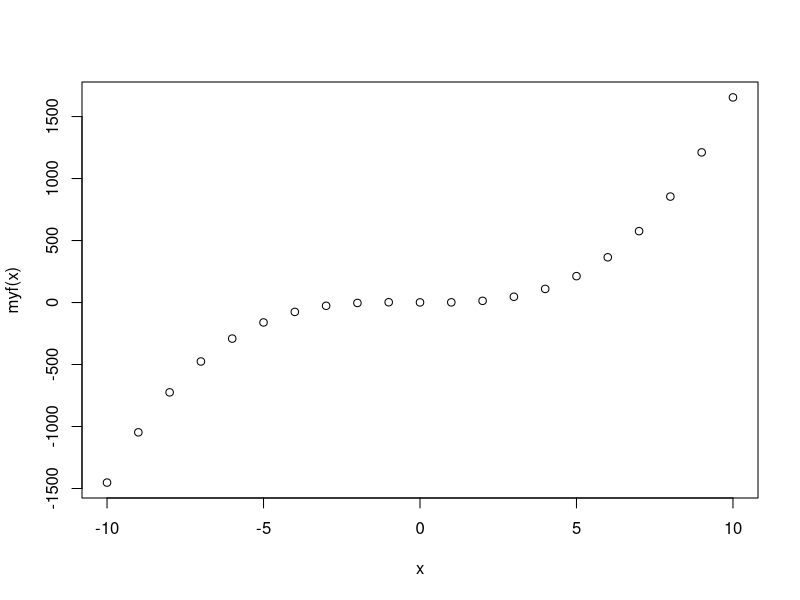

Write the R code that produced this figure. (Note: this script raises an error after producing the figure.)
## ---- chunk 1
1 + 1
## ---- chunk 2
"Go Jacks"
## ---- chunk 3
3 < 4
## ---- chunk 4
2 + 2 == 5
## ---- chunk 5
T == TRUE
## ---- chunk 6
x = 42
## ---- chunk 7
x <- 42
## ---- chunk 8
x / 2
log(x)
x^2
sqrt(x)
x > 1
## ---- chunk 9
x <- "Go Jacks!"
## ---- chunk 10
x
## ---- chunk 11
x <- TRUE
## ---- chunk 12
sum(1, 3, 5)
## ---- chunk 13
rep("Yo ho!", times = 3)
## ---- chunk 14
x <- 5
1.57345 * x ^ 3 + x ^ 2 - 2 * x + 1
## ---- chunk 15
myf <- function(x) {
       y = 1.57345 * x ^ 3 + x ^ 2 - 2 * x + 1
       return(y)
}
## ---- chunk 16
myf(5)  # or myf(x = 5)
## ---- chunk 17
x <- - 10 : 10  # x now is a vector  with 21 numbers -10, -9, … 10
myf(x) 
plot(x, myf(x))  # see plot on the right.
## ---- chunk 18
#counts the number of even intergers in vec
evencount <- function(vec) {
  k <- 0 # assign o to i      #assign 0 to a count varialbe k
  for (i in vec) {            #set i to vec[1],vec[2],...
    if (i %% 2 == 0) k <- k+1 # test if i is an even or odd number. %% is the modulo operator
  }
  return(k)                   #print the computed value of k
}
## ---- chunk 19
x=c(2, 5, 7, 8, 14, 12, 8, 3) #a vector
evencount(x)           #Call the function evencount(). 
## ---- chunk 20
myfun.globle <- function (x){
  return(x - 2 * y)
  y <- 1
}
myfun.globle(8)    # set x=8, and do the calculation: 8-2*y = 8-2*(1)=6
## ---- chunk 21
y
## ---- chunk 22
myfun.globle2 <- function (x, y = 1){ #y is set as 1 within the function by default.
  return(x - 2 * y)
 }
myfun.globle2(8)    #8-2*y = 8-2*(1)=6
## ---- chunk 23
fun1 <- function(x){
  k <- 0
  for (n in x) { 
    if (n < 0) k <- k + 1
  } 
  return(k/length(x))
}
x = rnorm(50)
y = rnorm(5000)
fun1(x)
fun1(y)
## ---- chunk 24
? sum 
## ---- chunk 25
example(min)
## ---- chunk 26
min(5:1, pi)  # -> one number
## ---- chunk 27
example(boxplot)  # bring example of boxplot
## ---- chunk 28
max(1, 3, 5)  # return the maximum value of a vector
## ---- chunk 29
x <- c(5, 2, 22, 11, 5)
x
## ---- chunk 30
c(1, TRUE, "three")
## ---- chunk 31
5:9
## ---- chunk 32
seq(from = 5, to = 9)
## ---- chunk 33
seq(from = 5, to = 9, by = .5)
## ---- chunk 34
seq(from = 5, to = 9, length = 15)
## ---- chunk 35
x[4]
x[2:4]
## ---- chunk 36
y <- x[2:4]
## ---- chunk 37
y <- x[2:4]; y
## ---- chunk 38
length(x)
## ---- chunk 39
max(x)
min(x)
sum(x)
mean(x)
median(x)
summary(x)
sd(x)
## ---- chunk 40
rank(x)
sort(x)
sort(x, decreasing = T)
## ---- chunk 41
diff(x)
## ---- chunk 42
rev(x)
## ---- chunk 43
log(x)
sqrt(x)
x^2
2*x + 1
## ---- chunk 44
y <- x[-2]
y
## ---- chunk 45
x <- c(5, 2, 22, 11, 5)     
x <- c(x[1:2], 100, x[3:5] )  #add an element 100 to x between elements 8 and 9
x                          #The value 100 is added to the previous vector x 
## ---- chunk 46
length(x)
## ---- chunk 47
x <- c(5, 2, 22, 11, 5) 
c(x, 7)
append(x, 7)
## ---- chunk 48
y <- c()
y
## ---- chunk 49
length(y)
## ---- chunk 50
x <- c(5, 2, 22, 11, 5) 
unique(x)
## ---- chunk 51
x <- c(5, 2, 22, 11, 5)
table(x)
## ---- chunk 52
x <- c(5, 2, 22, 11, 5)
which.max(x)
which.min(x)
## ---- chunk 53
x <- c(5, 2, 22, 11, 5)
which(x == 11)
## ---- chunk 54
x <- c(5, 2, 22, 11, 5)
x^2
## ---- chunk 55
which (x^2 > 100)
## ---- chunk 56
x <- c(5, 2, 22, 11, 5)
sample(x, 3)
## ---- chunk 57
x <- c(5, 2, 22, 11, 5)
names(x) <- c("David", "Breck", "Zach", "Amy", "John")
x
## ---- chunk 58
x["Amy"]
## ---- chunk 59
x <- c(5, 2, 22, 11, 5)
any(x < 10)
## ---- chunk 60
x <- c(5, 2, 22, 11, 5)
any(x < 0)
## ---- chunk 61
x <- c(5, 2, 22, 11, 5)
all(x < 10)
## ---- chunk 62
x <- c(5, 2, 22, 11, 5)
any(x > 0)
## ---- chunk 63
x>10
## ---- chunk 64
x <- c(NA, 2, -4, NA, 9, -1, 5)
x
## ---- chunk 65
y <- x[x < 0]
y
## ---- chunk 66
subset(x, x < 0)
## ---- chunk 67
x <- c(2, -3, 4, -1, -5, 6)
y <- ifelse(x > 0, 'Positive', 'Negative')
y
## ---- chunk 68
x <- c(3, 4, -6, 1, -2)
y <- ifelse (x < 0, abs(x), 2 * x + 1) 
y
## ---- chunk 69
x <- c(5, 2, 22, 11, 5)
y <- c(5, 11, 8)
z <- match(y, x)
z
## ---- chunk 70
is.na(x)
is.na(z)
## ---- chunk 71
sum(z)
## ---- chunk 72
? sum
## ---- chunk 73
sum(z, na.rm = TRUE)
## ---- chunk 74
# build up a vector of numbers greater than 10 in vector vec.x
vec.x <- c(40, 3, 11, 0, 9)
z1 <- NULL
for (i in vec.x) {
  if (i > 10) z1 <- c(z1, i)
}
z1

## ---- chunk 75
length(z1)
## ---- chunk 76
# build up a vector of numbers greater than 10 in vector vec.x
vec.x <- c(40, 3, 11, 0, 9)
z2 <- NA
for (i in vec.x) {
  if (i > 10) z2 <- c(z2, i)
}
z2
## ---- chunk 77
length(z2)
## ---- chunk 78
# Operation between x and a scalar
x <- c(1, 4, 8, 9, 10)
y <- 1
x+y

## ---- chunk 79
x <- c(1, 4, 8, 9, 10)
y <- c(1, 1, 1, 1, 1)
x+y
## ---- chunk 80
# Operation between two vectors with same length
x <- c(1, 4, 8, 9, 10)
y <- c(1, 2, 0, 3, 15)
x+y
## ---- chunk 81
x*y
## ---- chunk 82
x <- c(1, 4, 8, 9, 10)
y <- c(1, 2)
x+y
## ---- chunk 83
x <- c(1, 4, 8, 9, 10)
y <- c(1, 2, 1, 2, 1)
x+y
## ---- chunk 84
x <- seq(1, 20, 0.1)
y <- sqrt(x)
## ---- chunk 85
plot(x, y)
## ---- chunk 86
c(7, 3, 9)
## ---- chunk 87
fishes <- c(7, 3, 9)
fishes
## ---- chunk 88
barplot(fishes)  # see figure 6.1A
## ---- chunk 89
sum(fishes)
## ---- chunk 90
fishes[3]
## ---- chunk 91
fishes[2] <- fishes[2] + 1 
## ---- chunk 92
fishes[2] <- 4
fishes
## ---- chunk 93
fishes2 <- fishes - 1
fishes2
## ---- chunk 94
stolen <- c(0, 3, 4)  # a new vector
fishes2 - stolen
## ---- chunk 95
names(fishes) <- c("Tom", "Jerry", "Mickey")
## ---- chunk 96
fishes
barplot(fishes)   # see figure 6.1B
## ---- chunk 97
knitr::include_graphics("images/img0601_fish.png")
## ---- chunk 98
fishes["Jerry"]
## ---- chunk 99
2 * fishes
## ---- chunk 100
sum(fishes ^ 2)
## ---- chunk 101
x <- as.matrix(iris[1:10, 1:4])
## ---- chunk 102
head(x)
## ---- chunk 103
t(x)
## ---- chunk 104
y <- 2 * x + 5
y
## ---- chunk 105
x + y
x * y
## ---- chunk 106
x > 3
## ---- chunk 107
rowMeans(x)
colMeans(x)
rowSums(x)
colSums(x)
## ---- chunk 108
apply(x, 2, sd)
## ---- chunk 109
apply(x, 1, median)
## ---- chunk 110
heatmap(x, scale = "column", margins = c(10,5))
## ---- chunk 111
y <- list(height = 5, name = "John Doe", BP = c(100, 77))  # a list with 3 components
## ---- chunk 112
y[[3]]
## ---- chunk 113
y$BP
## ---- chunk 114
result <- t.test(rnorm(100), rnorm(100))  # rnorm(100): 100 random number
result  # A list holds all  results of t-test
result$p.value  # This retrieves just the P value
result$estimate  # this returns a vector containing two values
## ---- chunk 115
? t.test
## ---- chunk 116
pvalues <- rep(1, 500)  # define a vector containing 500 numbers, all equal to 1.
for (i in 1:500) {  # Loop: The values of i takes values from 1,2,3, …, 500
     result = t.test(rnorm(100), rnorm(100))    
     pvalues[i] = result$p.value  # P values are stored in the i-th element in the vector
}  
hist(pvalues)  # define
summary(pvalues)   
sum(pvalues < 0.05)  # Count how many P values are less than 0.05. 
## ---- chunk 117
x <- "R is cool"
## ---- chunk 118
nchar(x)
## ---- chunk 119
paste(x, "!!")
## ---- chunk 120
substr(x, 6, 9)
## ---- chunk 121
strsplit(x, " ")
## ---- chunk 122
gsub("R", "Tim", x)
## ---- chunk 123
gsub(" .*", "", x)
## ---- chunk 124
grepl("is", x)
## ---- chunk 125
tolower(x)
toupper(x)
## ---- chunk 126
x <- c("ab", "cde", "d", "ab") 
## ---- chunk 127
x[2]
## ---- chunk 128
length(x)
## ---- chunk 129
unique(x)
## ---- chunk 130
duplicated(x)
## ---- chunk 131
nchar(x)
## ---- chunk 132
y <- c("ab", "e")
union(x, y)
## ---- chunk 133
intersect(x, y)
## ---- chunk 134
paste(x, "Q")
## ---- chunk 135
paste0(x, "Q")
## ---- chunk 136
paste(x, collapse = " ")
## ---- chunk 137
DNA <- "taaCCATTGtaaGAACATGGTTGTCcaaaCAAGATGCTAGT"
## ---- chunk 138
DNA <- toupper(DNA)
## ---- chunk 139
segs <- strsplit(DNA, "ATG")
## ---- chunk 140
segs <- unlist(segs)   
segs  # a vector of strings
segs[1]  # first segment
## ---- chunk 141
x <- iris
## ---- chunk 142
summary(x)
## ---- chunk 143
head(x)
tail(x)
## ---- chunk 144
dim(x)
## ---- chunk 145
nrow(x)
ncol(x)
## ---- chunk 146
colnames(x)
rownames(x)
## ---- chunk 147
str(x)
## ---- chunk 148
x[2, 3]
## ---- chunk 149
x[1:10, 2:4]
## ---- chunk 150
x[, 1]
## ---- chunk 151
x$Sepal.Length
## ---- chunk 152
mean(x$Sepal.Length)
## ---- chunk 153
y <- subset(x, Species == "setosa")
head(y)
subset(x, Sepal.Length > 7)
## ---- chunk 154
x$id <- 1:150
head(x)
## ---- chunk 155
y <- rnorm(150)
x2 <- cbind(x, y)
head(x2)
## ---- chunk 156
newRow <- c(1, 1, 1, 1, "setosa", 151)
x3 <- rbind(x, newRow)
tail(x3)
## ---- chunk 157
y <- x[order(x[, 1]), ]
head(y)
y <- x[rev(order(x[, 2])), ]
head(y)
## ---- chunk 158
boxplot(Sepal.Length ~ Species, x)
## ---- chunk 159
aggregate(. ~ Species, x, mean)
## ---- chunk 160
m <- aov(Sepal.Length ~ Species, x)
summary(m)
## ---- chunk 161
m <- lm(Sepal.Length ~ Sepal.Width + Petal.Length, x)
summary(m)
## ---- chunk 162
y <- data.frame(id = 1:100, rand = rnorm(100))
head(y)
tail(y)
## ---- chunk 163
z <- merge(x, y, by = "id")
head(z)
summary(z)
